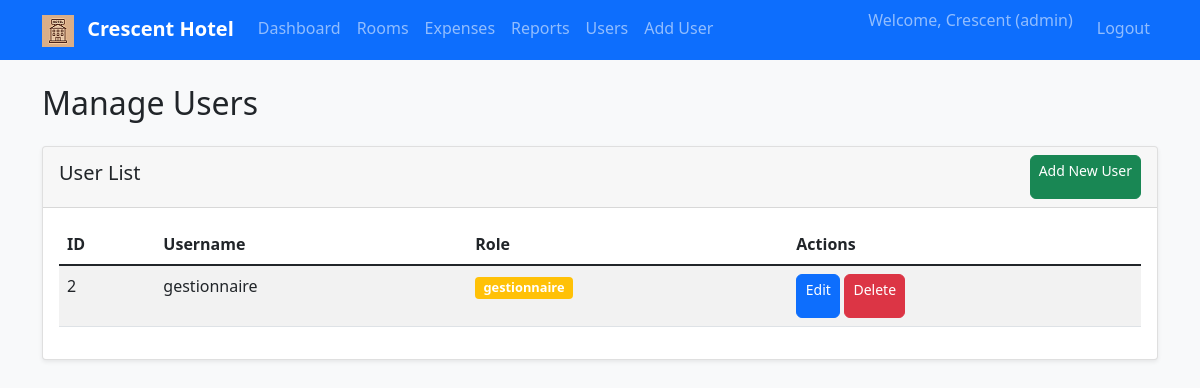
The app's page /users (signed in) with its own data.
### tables this page shows
CREATE TABLE users (
            id INTEGER PRIMARY KEY AUTOINCREMENT,
            name TEXT NOT NULL UNIQUE,
            role TEXT NOT NULL,
            password TEXT NOT NULL,
            created_at TEXT DEFAULT CURRENT_TIMESTAMP
        );

### app.py (the view)
@app.route('/users')
@login_required()
def users():
    if session['role'] != 'admin':
        flash('Access denied. Only admin can manage users.', 'danger')
        return redirect(url_for('dashboard'))
    conn = get_db_connection()
    users_list = conn.execute('SELECT * FROM users WHERE id != ? ORDER BY name', (session['user_id'],)).fetchall()
    conn.close()
    return render_template('users.html', users=users_list)

### app.py (called while the page is built)
def login_required(role=None):
    def decorator(f):
        @functools.wraps(f)
        def decorated_function(*args, **kwargs):
            if 'user_id' not in session:
                return redirect(url_for('login'))
            if role and session.get('role') != role:
                flash('Access denied. Insufficient permissions.', 'danger')
                return redirect(url_for('dashboard'))
            return f(*args, **kwargs)
        return decorated_function
    return decorator

### database.py (called while the page is built)
def get_db_connection():
    conn = sqlite3.connect('hotel.db')
    conn.row_factory = sqlite3.Row
    return conn

### templates/users.html (shortened to what this page needs)
{% extends "base.html" %}
{% block content %}
<h2 class="mb-4">Manage Users</h2>
<div class="card">
    <div class="card-header d-flex justify-content-between align-items-center">
        <h5>User List</h5>
        <a href="{{ url_for('add_user') }}" class="btn btn-success btn-sm">Add New User</a>
    </div>
    <div class="card-body">
        {% if users %}
        <div class="table-responsive">
            <table class="table table-striped">
                <thead>
                    <tr>
                        <th>ID</th>
                        <th>Username</th>
                        <th>Role</th>
                        <th>Actions</th>
                    </tr>
                </thead>
                <tbody>
                    {% for user in users %}
                    <tr>
                        <td>{{ user.id }}</td>
                        <td>{{ user.name }}</td>
                        <td>
                            <span class="badge bg-{{ 'primary' if user.role == 'admin' else 'warning' }}">
                                {{ user.role }}
                            </span>
                        </td>
                        <td>
                            <a href="{{ url_for('edit_user', user_id=user.id) }}" class="btn btn-primary btn-sm">Edit</a>
                            <a href="{{ url_for('delete_user', user_id=user.id) }}"
                               class="btn btn-danger btn-sm"
                               onclick="return confirm('Are you sure you want to delete this user?')">
                                Delete
                            </a>
                        </td>
                    </tr>
                    {% endfor %}
                </tbody>
            </table>
        </div>
        {% else %}
        <p class="text-muted">No users found.</p>
        {% endif %}
    </div>
</div>
{% endblock %}

### static/css/style.css (style rules this page uses)
body { background-color: #f8f9fa; -webkit-tap-highlight-color: transparent; -webkit-touch-callout: none; -webkit-user-select: none; user-select: none; }
.card { box-shadow: 0 0.125rem 0.25rem rgba(0, 0, 0, 0.075); border: 1px solid rgba(0, 0, 0, 0.125); transition: transform 0.2s ease-in-out; }
.table th { border-top: none; }
.badge { font-size: 0.8em; }
.btn { border-radius: 0.375rem; transition: all 0.2s ease-in-out; -webkit-tap-highlight-color: transparent; }
.btn, .nav-link, .form-control { min-height: 44px; min-width: 44px; }
button, a, .btn { -webkit-user-select: none; -moz-user-select: none; -ms-user-select: none; user-select: none; }
html { scroll-behavior: smooth; }

### records on screen
users: id "2", name "gestionnaire", role "gestionnaire"

### other values on screen
{{ session.username }} "Crescent"
{{ session.role }} "admin"
